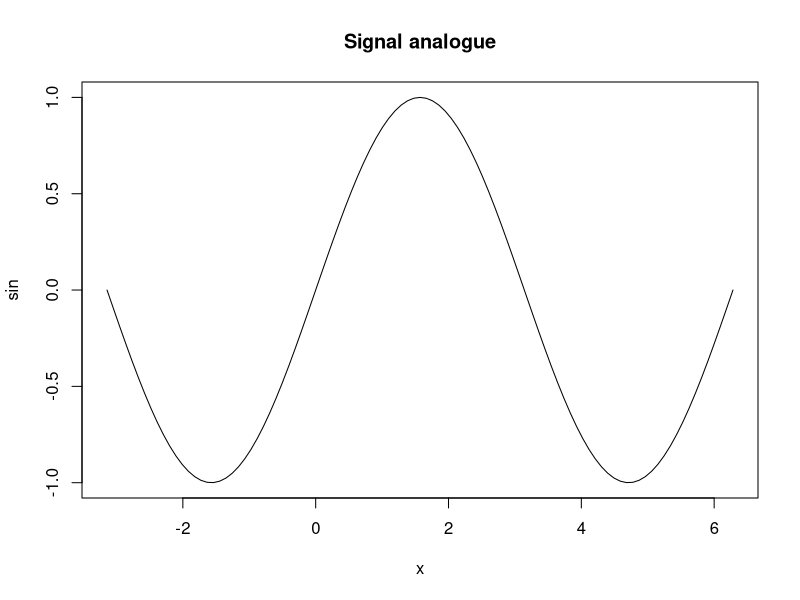
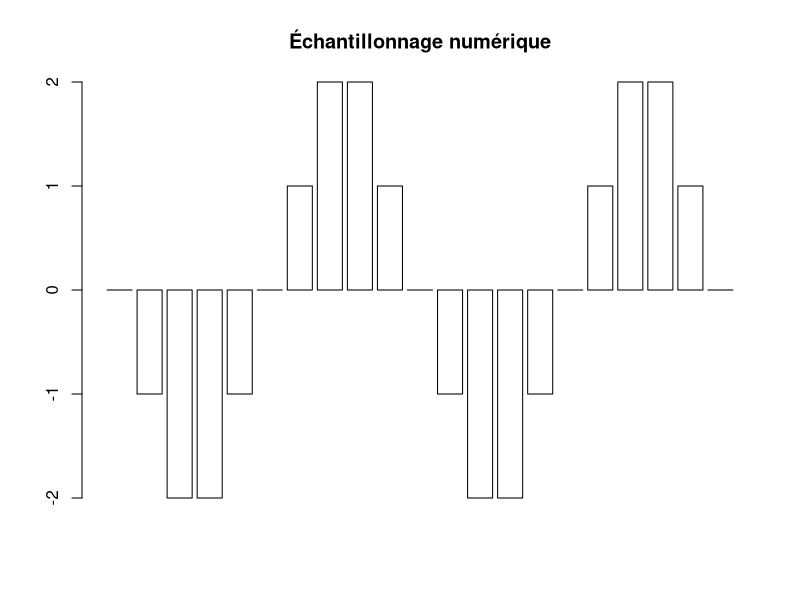

Source code (R) for these figures, in order:
## ---- chunk 1
plot(sin, -pi, 2*pi  ,main = "Signal analogue")
## ---- chunk 2


# Frequency table
my_table <- c(0,-1,-2,-2, -1, 0, 1, 2, 2, 1, 0, -1, -2, -2, -1, 0, 1, 2, 2, 1, 0)
barplot(my_table, main = "Échantillonnage numérique",
        col = 0)


